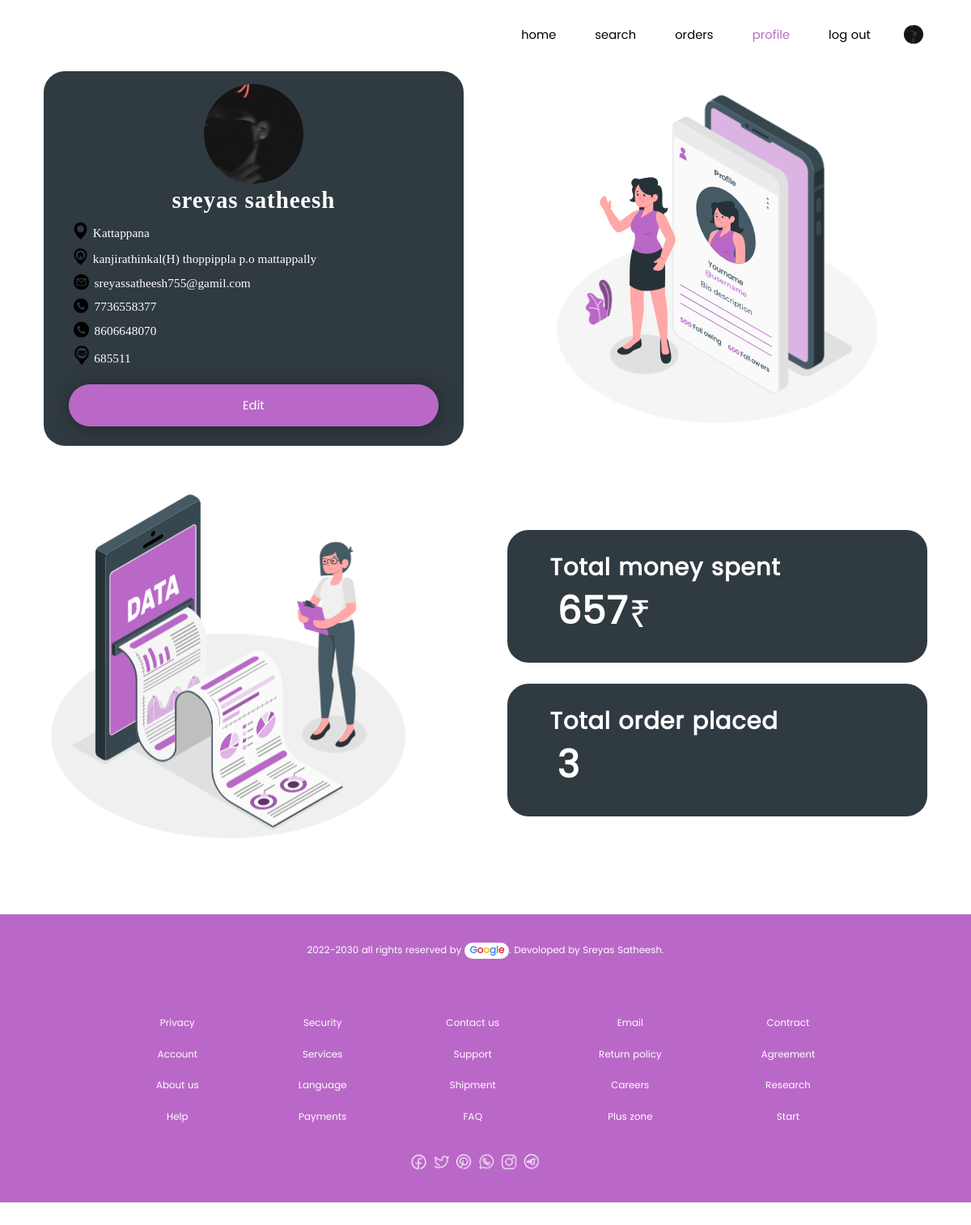
The page /profile.php (signed in) on the database its author committed.
### tables this page shows
CREATE TABLE `customer` (
  `id` bigint(20) UNSIGNED NOT NULL,
  `name` varchar(100) NOT NULL,
  `location` varchar(100) NOT NULL,
  `address` varchar(250) NOT NULL,
  `email` varchar(100) NOT NULL,
  `phone1` bigint(12) NOT NULL,
  `phone2` bigint(12) DEFAULT NULL,
  `pin` int(10) NOT NULL,
  `profile_image` varchar(250) NOT NULL DEFAULT 'profile-images/default.jpeg',
  `t_money` bigint(100) DEFAULT 0,
  `t_order` bigint(100) NOT NULL DEFAULT 0,
  `removed` tinyint(1) NOT NULL DEFAULT 0
);

### profile.php (the view, shortened to what this page needs)
<?php session_start();
include('data-base/constant.php');
?>
<!DOCTYPE html>
<html>
<link rel="stylesheet" type="text/CSS" href="css/main.css">
<link rel="stylesheet" type="text/CSS" href="css/profile.css">
</head>
<body>
    <nav class="nav-bar" responsiveNavigation=false>
        <ul>
            <a href="index.php" class="no-text-decoration">
                <li class="index ">home</li>
            </a>
            <a href="search.php" class="no-text-decoration">
                <li class="category ">search</li>
            </a>
            <a href="order.php" class="no-text-decoration">
                <li class="order">orders</li>
            </a>
            <a href="profile.php" class="no-text-decoration">
                <li class="profile highlight">profile</li>
            </a>
            <?php
            $user = (!isset($_SESSION['customer-id'])) ? "<a href='log-in.php' class='no-text-decoration'><li class='login'>log in</li></a>" :
                "<a href='log-out.php' class='no-text-decoration'><li class='login'>log out</li></a>";
            echo $user;
            ?>
            <?php
            if (isset($_SESSION['customer-id'])) {
                $id = $_SESSION['customer-id'];
                $sql1 = "select profile_image from customer where id=$id";
                $res = mysqli_query($conn, $sql1);
                while ($row = $res->fetch_assoc()) {
                    echo "
                    <li class='sre-icon-list'>
                    <a href='profile.php' class='sre-icon-link'>
                    <div class='sre-main-small-image-container'>
                    <div class='sre-profile-image-small-container'>
                    <img src='" . $row['profile_image'] . "' class='sre-img'>
                    </div>
                    </div>
                    </a></li>
                    ";
                }
            }
            ?>
        </ul>
    </nav>
    <div class="body1 main-height">
        <div class="container-1">
            <?php
            $whiteflag = 1;
            $total = 0;
            $total_order = 0;
            ?>
            <?php
            if (isset($_SESSION['customer-id'])) {
                $id = $_SESSION['customer-id'];
                $sql = "select * from customer where id=$id";
                $result = mysqli_query($conn, $sql);
                while ($row = $result->fetch_assoc()) {
                    $total_order = $row['t_order'];
                    $total = $row['t_money'];
                    if ($whiteflag == 1) {
                        echo "
                      <form action='?from=true' method='POST' id='profile-form' autocomplete='off' enctype='multipart/form-data'>
                      <div class='profile-image-container'>
                      <div class='circle'><img src='" . $row['profile_image'] . "' class='img'>
                      <div class='edit-btn1 hidden' id='edit-img-btn'>
                      <div class='upload-image'><input type='file' class='upload-img-input' name='image' accept='image/*'>
                      </div>
                      </div>
                      </div>
                      </div>
                      <input name='customername' id='wrap1' class='name' type='text' value='" . $row['name'] . "' style='box-shadow:none;width=100%;padding:1%;' disabled>
                      <div class='wrap-content'>
                      <div class='location'><input name='customerlocation' id='wrap2' class='ex-name' type='text' value='" . ucfirst($row['location']) . "' disabled></div>
                      <div class='address'><input name='customeraddress' id='wrap3' class='ex-name' type='text' value='" . $row['address'] . "' disabled></div>
                      <div class='email'><input name='customermail' id='wrap4' class='ex-name' type='text' value='" . $row['email'] . "' disabled></div>
                      <div class='phone1'><input name='customerphone1' id='wrap5' class='ex-name' type='text' value='" . $row['phone1'] . "' disabled></div>
                      ";
                        echo "<div class='phone2'><input name='customerphone2' id='wrap6' class='ex-name' type='text' value='" . $row['phone2'] . "' disabled></div>";
                        echo "<div class='pin'><input name='customerpin' id='wrap7' class='ex-name' type='text' value='" . $row['pin'] . "' disabled></div>";
                        echo "</div></form>";
                    }
                }
            }
            ?>
            <div class="update-button-container">
                <button id="edit-button" form="profile-form" class="update-button" value="hello" onclick="editProfile()">Edit</button>
            </div>
        </div>
        <div class="image-container-1">
        </div>
        <div class="image-container-2">
        </div>
        <div class="container-2">
            <div class="container-2-div-1">
                <div class="money-spent">
                    Total money spent
                </div>
                <div class="money-container">
                    <?php echo $total . "<span class='indian-money'>₹</span>"; ?>
                </div>
            </div>
            <div class="container-2-div-2">
                <div class="total-order">
                    Total order placed
                </div>
                <div class="total-order-container">
                    <?php echo $total_order; ?>
                </div>
            </div>
        </div>
    </div>

### css/main.css (style rules this page uses)
html { zoom: 90%; margin: 0; border: 0; }
* { --primary-background: #fffffe; --purple: rgb(186 104 200); --dark-0: #80aaba; --dark-1: #7799a6; --dark-2: #67818c; --dark-3: #617781; --dark-4: #576c75; --dark-5: #4a5c64; --dark-6: #3d4d54; --dark-7: #303a41; --dark-8: #222930; --dark-9: #1e2429; --dark-10: #151a1d; margin: 0; padding: 0; font-family: my-font; letter-spacing: .1px; font-size: 100.5%; box-sizing: border-box; }
::placeholder { color: rgb(171, 171, 171); }
.nav-bar { z-index: 1001; position: sticky; top: -1.2vw; background-color: rgba(255, 255, 255,1); margin-bottom:0; }
.nav-bar ul { display: flex; list-style: none; justify-content: flex-end; margin-right: 5%; }
.nav-bar a { display: flex; flex-direction: column; justify-content: center; padding: 2.8% 2.1% 1.62% 2.1%; color: #000000; transition: color 200ms ease-in-out; }
.sre-profile-image-small-container { width: 1.6em; border-radius: 5rem; }
.sre-img { width: inherit; aspect-ratio: 1/1; border-radius: 5rem; object-fit: cover; }
.sre-icon-list { display: flex; justify-content: center; flex-direction: column; }
.sre-icon-link { margin-bottom: -1.68vw; margin-left: 1.5vw; }
.highlight { color: rgb(186,104,200) !important; transition: color 200ms ease-in-out; }
.text-center { text-align: center; }
.main-height { max-height: fit-content; min-height: 100vh; }
footer { margin-top: 1rem; background-color: rgb(186,104,200); padding: 3%; font-size:80%; height:fit-content; color: white; }
footer a { text-decoration: none; color: rgb(255, 255, 255); }
footer p { padding: 0 0 2% 0; font-size: small; }
footer span { margin: 0; }
.google { width: fit-content; padding: .1em .2em .2em .55em; border-radius: 50px; background-color: white; font-weight: 600; }
footer span span:first-child { color: #4885ed; }
footer span span:nth-child(2) { color: #db3236; }
footer span span:nth-child(3) { color: #f4c20d; }
footer span span:nth-child(4) { color: #4885ed; }
footer span span:nth-child(5) { color: #3cba54; }
footer span span:last-child { color: #db3236; }
.flo { padding: 2% 3%; display: flex; justify-content: space-evenly; text-align: center; }
.float1 div { padding: 12px 0; }
.link-color { color: blue; }
#social-media { width: 220px; display: block; margin: 0 auto; padding-right: 2rem; }
.no-text-decoration { text-decoration: none; }
input { padding: 3% 8px; border:none; border-radius: 5px; font-size: 90%; box-shadow: .3rem .3rem 2rem rgb(125, 125, 125); border: none; }
input::placeholder { font-size: 90%; }

### css/load.css (style rules this page uses)
html { -webkit-font-smoothing: antialiased; }

### rows shown on the page
customer: profile_image (picture), customername "sreyas satheesh", customerlocation "Kattappana", customeraddress "kanjirathinkal(H) thoppippla p.o mattappally", customermail "sreyassatheesh755@gamil.com", customerphone1 "7736558377", customerphone2 "8606648070", customerpin "685511", t_money "657", t_order "3"
